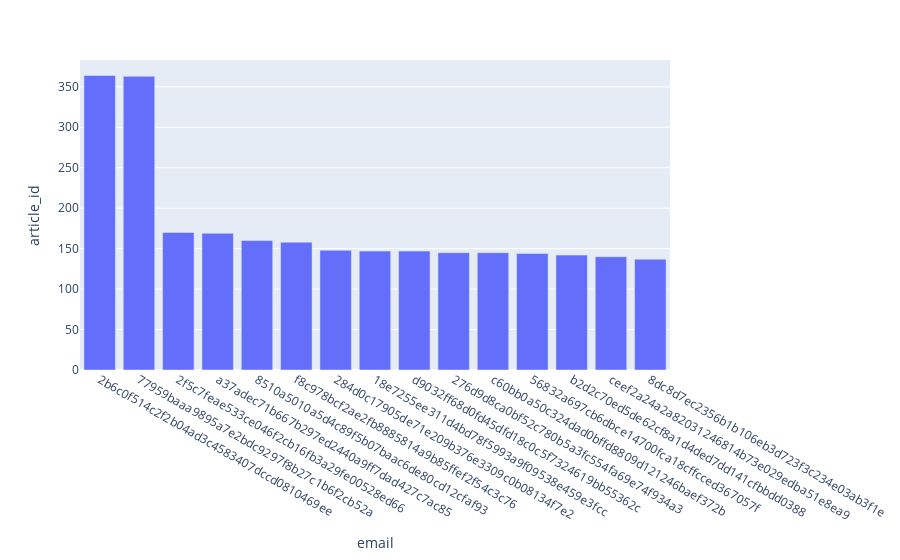

The cell this chart's notebook holds for it:
### Code cell
px.bar(df_users.head(15), x='email', y='article_id')

### Figure 1 — Plotly figure (JSON) as saved in the notebook; plotly's stock layout.template omitted (floating-point values rounded to 4 significant figures)
{"data": [{"alignmentgroup": "True", "hovertemplate": "email=%{x}<br>article_id=%{y}<extra></extra>", "legendgroup": "", "marker": {"color": "#636efa"}, "name": "", "offsetgroup": "", "orientation": "v", "showlegend": false, "textposition": "auto", "type": "bar", "x": ["2b6c0f514c2f2b04ad3c4583407dccd0810469ee", "77959baaa9895a7e2bdc9297f8b27c1b6f2cb52a", "2f5c7feae533ce046f2cb16fb3a29fe00528ed66", "a37adec71b667b297ed2440a9ff7dad427c7ac85", "8510a5010a5d4c89f5b07baac6de80cd12cfaf93", "f8c978bcf2ae2fb8885814a9b85ffef2f54c3c76", "284d0c17905de71e209b376e3309c0b08134f7e2", "18e7255ee311d4bd78f5993a9f09538e459e3fcc", "d9032ff68d0fd45dfd18c0c5f7324619bb55362c", "276d9d8ca0bf52c780b5a3fc554fa69e74f934a3", "c60bb0a50c324dad0bffd8809d121246baef372b", "56832a697cb6dbce14700fca18cffcced367057f", "b2d2c70ed5de62cf8a1d4ded7dd141cfbbdd0388", "ceef2a24a2a82031246814b73e029edba51e8ea9", "8dc8d7ec2356b1b106eb3d723f3c234e03ab3f1e"], "xaxis": "x", "y": [364, 363, 170, 169, 160, 158, 148, 147, 147, 145, 145, 144, 142, 140, 137], "yaxis": "y"}], "layout": {"barmode": "relative", "legend": {"tracegroupgap": 0}, "margin": {"t": 60}, "xaxis": {"anchor": "y", "domain": [0, 1], "title": {"text": "email"}}, "yaxis": {"anchor": "x", "domain": [0, 1], "title": {"text": "article_id"}}}}
